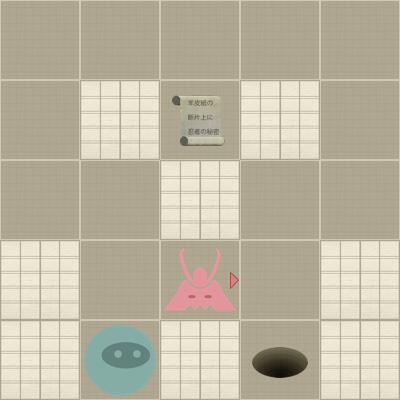

Below is a game level as drawn by its tile map, then a one-line description and the .tmx that defines it (tile-layer data replaced by summaries):
An orthogonal 5x5 tile map with 80x80 px tiles, 2 tile layers (Level, Actors).

<map version="1.0" orientation="orthogonal" width="5" height="5" tilewidth="80" tileheight="80">
 <properties>
  <property name="moves" value="16" />
 </properties>
 <tileset firstgid="1" name="tiles" tilewidth="80" tileheight="80" spacing="2" margin="2">
  <image source="tiles-hd.png" width="512" height="512" />
  <tile id="0">
   <properties>
    <property name="actor" value="exit" />
   </properties>
  </tile>
  <tile id="2">
   <properties>
    <property name="actor" value="guard" />
    <property name="direction" value="down" />
   </properties>
  </tile>
  <tile id="3">
   <properties>
    <property name="actor" value="guard" />
    <property name="direction" value="left" />
   </properties>
  </tile>
  <tile id="4">
   <properties>
    <property name="actor" value="guard" />
    <property name="direction" value="right" />
   </properties>
  </tile>
  <tile id="5">
   <properties>
    <property name="actor" value="guard" />
    <property name="direction" value="up" />
   </properties>
  </tile>
  <tile id="7">
   <properties>
    <property name="actor" value="player" />
   </properties>
  </tile>
  <tile id="8">
   <properties>
    <property name="actor" value="scroll" />
   </properties>
  </tile>
  <tile id="9">
   <properties>
    <property name="wall" value="1" />
   </properties>
  </tile>
 </tileset>
 <layer name="Level" width="5" height="5">
  <data>[25 cells, 25 non-empty, 2 distinct tile ids]</data>
 </layer>
 <layer name="Actors" width="5" height="5">
  <data>[25 cells, 4 non-empty, 4 distinct tile ids]</data>
 </layer>
</map>
